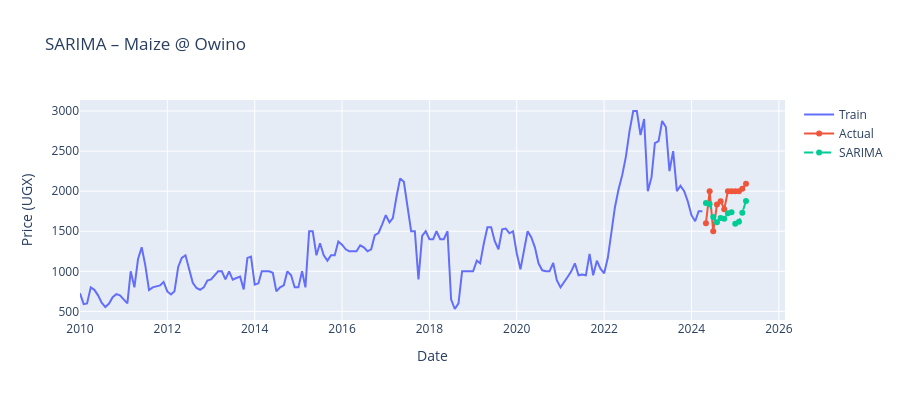

Write notebook code for a chart like this one.
### Markdown cell above
### 7.5 Quick SARIMA demo on one series

Single 12-month hold-out, kept as a demo. Phase 3 adds SARIMA to the walk-forward backtest so it is compared on the same pairs as the other models.

### Code cell
# Pick a long Maize Retail series
demo_market = None
for mkt in ["Owino", "Lira", "Gulu", "Mbarara", "Busia"]:
    cand = monthly[(monthly["commodity"] == "Maize") &
                   (monthly["market"] == mkt) &
                   (monthly["pricetype"] == "Retail")]
    if len(cand) >= 48:
        demo_market = mkt
        break

if demo_market:
    print(f"SARIMA demo: Maize @ {demo_market}")
    demo = (monthly[(monthly["commodity"] == "Maize") &
                    (monthly["market"] == demo_market) &
                    (monthly["pricetype"] == "Retail")]
            .set_index("date")["price"].asfreq("MS").ffill().dropna())

    train, test = demo.iloc[:-12], demo.iloc[-12:]
    try:
        model = SARIMAX(train, order=(1,1,1), seasonal_order=(1,1,1,12),
                        enforce_stationarity=False, enforce_invertibility=False)
        res = model.fit(disp=False)
        pred = res.get_forecast(steps=12)
        metrics = evaluate_forecast(test.values, pred.predicted_mean.values, "SARIMA")
        print(metrics)

        fig = go.Figure()
        fig.add_trace(go.Scatter(x=train.index, y=train.values, name="Train"))
        fig.add_trace(go.Scatter(x=test.index, y=test.values, name="Actual"))
        fig.add_trace(go.Scatter(x=test.index, y=pred.predicted_mean.values,
                                 name="SARIMA", line=dict(dash="dash")))
        fig.update_layout(title=f"SARIMA – Maize @ {demo_market}",
                          xaxis_title="Date", yaxis_title="Price (UGX)", height=400)
        fig.show()
    except Exception as e:
        print(f"SARIMA failed: {e}")
else:
    print("No suitable series found for SARIMA demo.")

### Figure 1 — Plotly figure (JSON) as saved in the notebook; plotly's stock layout.template omitted (floating-point values rounded to 4 significant figures; data arrays with more than 128 entries replaced by an {"elided": "..."} marker saying what was removed)
{"data": [{"name": "Train", "type": "scatter", "x": {"elided": "172 str values"}, "y": {"elided": "172 float values"}}, {"name": "Actual", "type": "scatter", "x": ["2024-05-01T00:00:00.000000", "2024-06-01T00:00:00.000000", "2024-07-01T00:00:00.000000", "2024-08-01T00:00:00.000000", "2024-09-01T00:00:00.000000", "2024-10-01T00:00:00.000000", "2024-11-01T00:00:00.000000", "2024-12-01T00:00:00.000000", "2025-01-01T00:00:00.000000", "2025-02-01T00:00:00.000000", "2025-03-01T00:00:00.000000", "2025-04-01T00:00:00.000000"], "y": [1600.0, 2000.0, 1500.0, 1833.0, 1875.0, 1775.0, 2000.0, 2000.0, 2000.0, 2000.0, 2029.0, 2092.0]}, {"line": {"dash": "dash"}, "name": "SARIMA", "type": "scatter", "x": ["2024-05-01T00:00:00.000000", "2024-06-01T00:00:00.000000", "2024-07-01T00:00:00.000000", "2024-08-01T00:00:00.000000", "2024-09-01T00:00:00.000000", "2024-10-01T00:00:00.000000", "2024-11-01T00:00:00.000000", "2024-12-01T00:00:00.000000", "2025-01-01T00:00:00.000000", "2025-02-01T00:00:00.000000", "2025-03-01T00:00:00.000000", "2025-04-01T00:00:00.000000"], "y": [1854.0, 1838.0, 1677.0, 1612.0, 1665.0, 1656.0, 1723.0, 1737.0, 1595.0, 1620.0, 1731.0, 1878.0]}], "layout": {"height": 400, "title": {"text": "SARIMA – Maize @ Owino"}, "xaxis": {"title": {"text": "Date"}}, "yaxis": {"title": {"text": "Price (UGX)"}}}}
